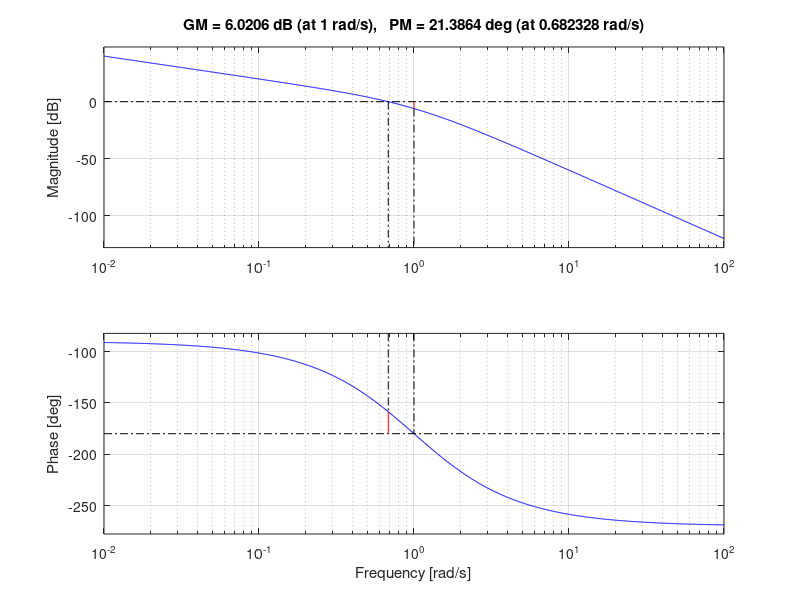
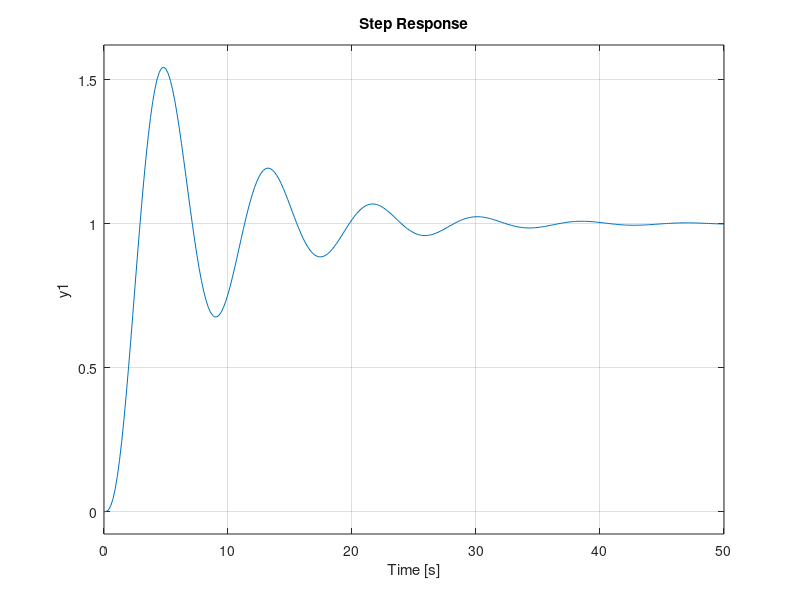

Here is the MATLAB script that generated these plots, in order: (Note: this script raises an error after producing the figures.)
sys_open = tf([1],[1 2 1 0]);
sys_closed = feedback(sys_open,1,-1)
figure(1)
margin(sys_open)
[Gm,Pm,Wcg,Wcp] = margin(sys_open)
figure(2)
step(sys_closed)
S = stepinfo(sys_closed)
